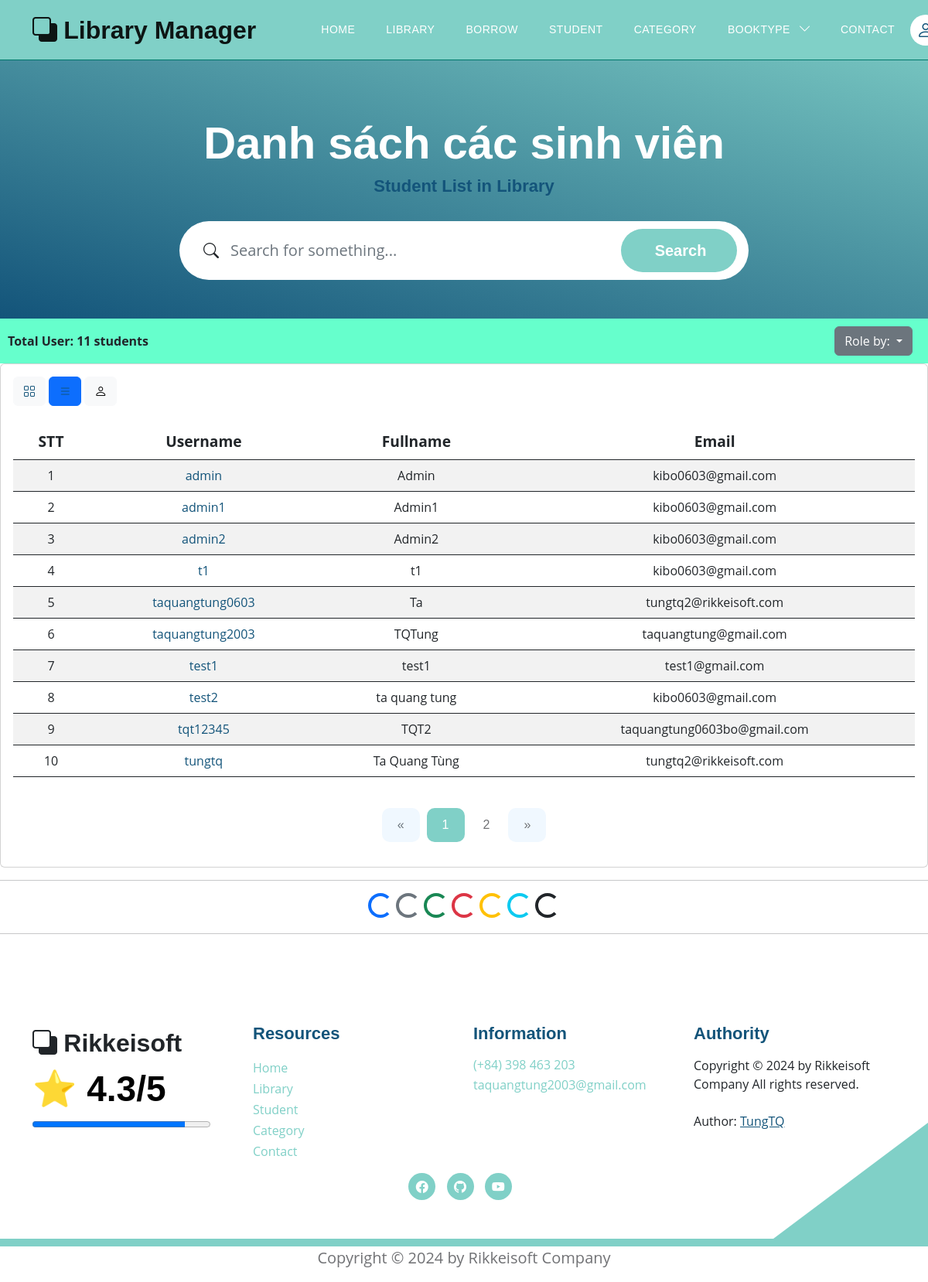
The app's page /users?view=1, older data.
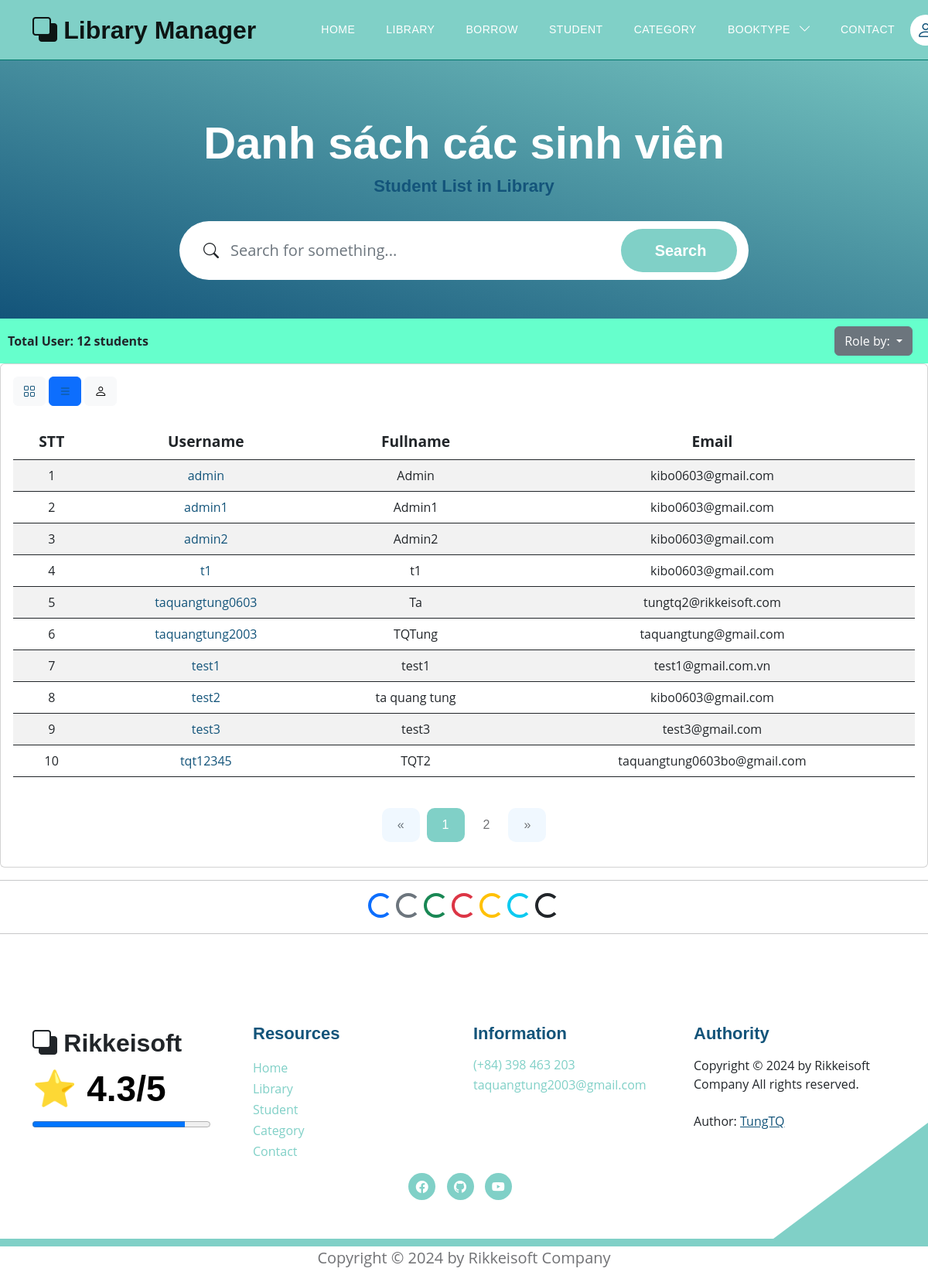
The same page, newer data.
### models.py (models this page shows)
class User(Base):
    __tablename__ = 'users'
    username = Column(String(30), primary_key=True, unique=True, index=True)
    fullname = Column(String(100), index=True)
    email = Column(String(100), index=True)
    password = Column(String(100), index=True)
    role = Column(Integer, index=True)
    delete_flag = Column(Integer, index=True)
    avatar = Column(String(500), index=True, nullable=True)     # Trường thông tin avatar
    books = relationship("Book", back_populates="user")
    comments = relationship("CommentBook", back_populates="usercomment")
    join_requests = relationship('JoinAdmin', back_populates='user')

### routers/student.py (the view)
@router.get('/users', response_class=HTMLResponse)
async def get_all_users(request: Request, view: int, page: int = Query(1, gt=0), page_size: int = Query(8, gt=0), page_size2: int = Query(10, gt=0), db: Session = Depends(models.get_db)):
    mean_star = function.get_mean_star(db)
    all_category2 = db.query(models.Category).filter(models.Category.delete_flag != 1).all()
    if view == 0:
        offset = (page - 1) * page_size
        all_users = db.query(models.User).filter(models.User.delete_flag == 0).order_by(models.User.username).offset(offset).limit(page_size).all()
        total_users = db.query(models.User).filter(models.User.delete_flag == 0).count()
        total_pages = (total_users + page_size - 1) // page_size    # Tinh tổng số trang sẽ có
        return templates.TemplateResponse("students/student_list.html", {
            "request": request,
            "all_users": all_users,
            "mean_star": mean_star,
            "page": page,
            "total_users": total_users,
            "total_pages": total_pages,
            "all_category2": all_category2})
    else:
        offset = (page - 1) * page_size2
        all_users = db.query(models.User).filter(models.User.delete_flag == 0).order_by(models.User.username).offset(offset).limit(page_size2).all()
        total_users = db.query(models.User).filter(models.User.delete_flag == 0).count()
        total_pages = (total_users + page_size2 - 1) // page_size2    # Tinh tổng số trang sẽ có
        return templates.TemplateResponse("students/student_doc.html", {
            "request": request,
            "all_users": all_users,
            "mean_star": mean_star,
            "page": page,
            "total_users": total_users,
            "total_pages": total_pages,
            "all_category2": all_category2})

### templates/students/student_doc.html (shortened to what the changed rows need)
{% extends "base.html" %}
{% block content %}
<section class="hero-section d-flex justify-content-center align-items-center" id="section_1"
    style="padding-bottom: 50px;">
    <div class="container">
        <div class="row">
            <div class="col-lg-8 col-12 mx-auto">
                <h1 class="text-white text-center"> Danh sách các sinh viên </h1>
            </div>
        </div>
    </div>
</section>
<div style="display: flex; justify-content: space-between; align-items: center; background-color: #66FFCC; padding: 10px;">
    <div class="col-md-6">
        <div class="dataTables_length" id="DataTables_Table_0_length">
            <label><b>Total User: {{total_users}} students</b></label>
        </div>
    </div>
</div>
<div class="card card-table comman-shadow">
    <div class="card-body">
        <div class="table-responsive">
            <div id="DataTables_Table_0_wrapper" class="dataTables_wrapper no-footer">
                <br>
                <table
                    class="table border-0 star-student table-hover table-center mb-0 datatable table-striped dataTable no-footer"
                    id="DataTables_Table_0" aria-describedby="DataTables_Table_0_info">
                    <thead class="student-thread">
                        <tr style="text-align: center; font-size:larger;">
                            <th rowspan="1" colspan="1"
                                aria-label="ID: activate to sort column ascending">STT</th>
                            <th rowspan="1" colspan="1"
                                aria-label="Username: activate to sort column ascending">Username</th>
                            <th rowspan="1" colspan="1"
                                aria-label="Fullname: activate to sort column ascending">Fullname</th>
                            <th rowspan="1" colspan="1"
                                aria-label="Email: activate to sort column ascending">Email</th>
                        </tr>
                    </thead>
                    <tbody>
                        <form action="">
                        {% set start_index = (page - 1) * 10 %}
                        {% for student in all_users %}
                            <tr class="{% if loop.index is even %} even {% else %}odd{% endif %}">
                                <td style="text-align: center;">{{start_index + loop.index}}</td>
                                <td style="text-align: center;"> <a href="users/detail_student?username_choice={{student.username}}">{{ student.username }}</a></td>
                                <td style="text-align: center;">{{ student.fullname }}</td>
                                <td style="text-align: center;">{{ student.email }}</td>
                            </tr>
                        {% endfor %}
                        </form>
                    </tbody>
                </table>
                <div style="text-align: center;">
                    <nav aria-label="Page navigation example" style="display: inline-block;">
                        <ul class="pagination">
                            {% for num in range(1, total_pages + 1) %}
                            <li class="page-item {% if num == page %}active{% endif %}">
                                <a class="page-link" href="/users?view=1&page={{ num }}">{{ num }}</a>
                            </li>
                            {% endfor %}
                        </ul>
                    </nav>
                </div>
            </div>
        </div>
    </div>
</div>
{% endblock content %}

Row changes from the older to the newer data that the page shows:
no longer on this page (row unchanged): User: index "10", username "tungtq", fullname "Ta Quang Tùng", email "tungtq2@rikkeisoft.com"
changed User "test1": email "test1@gmail.com" → "test1@gmail.com.vn"
added User: index "9", username "test3", fullname "test3", email "test3@gmail.com"
computed for User "tqt12345": index "9" → "10"
Text that changed along with them:
{{ total_users }}: "11" → "12"
